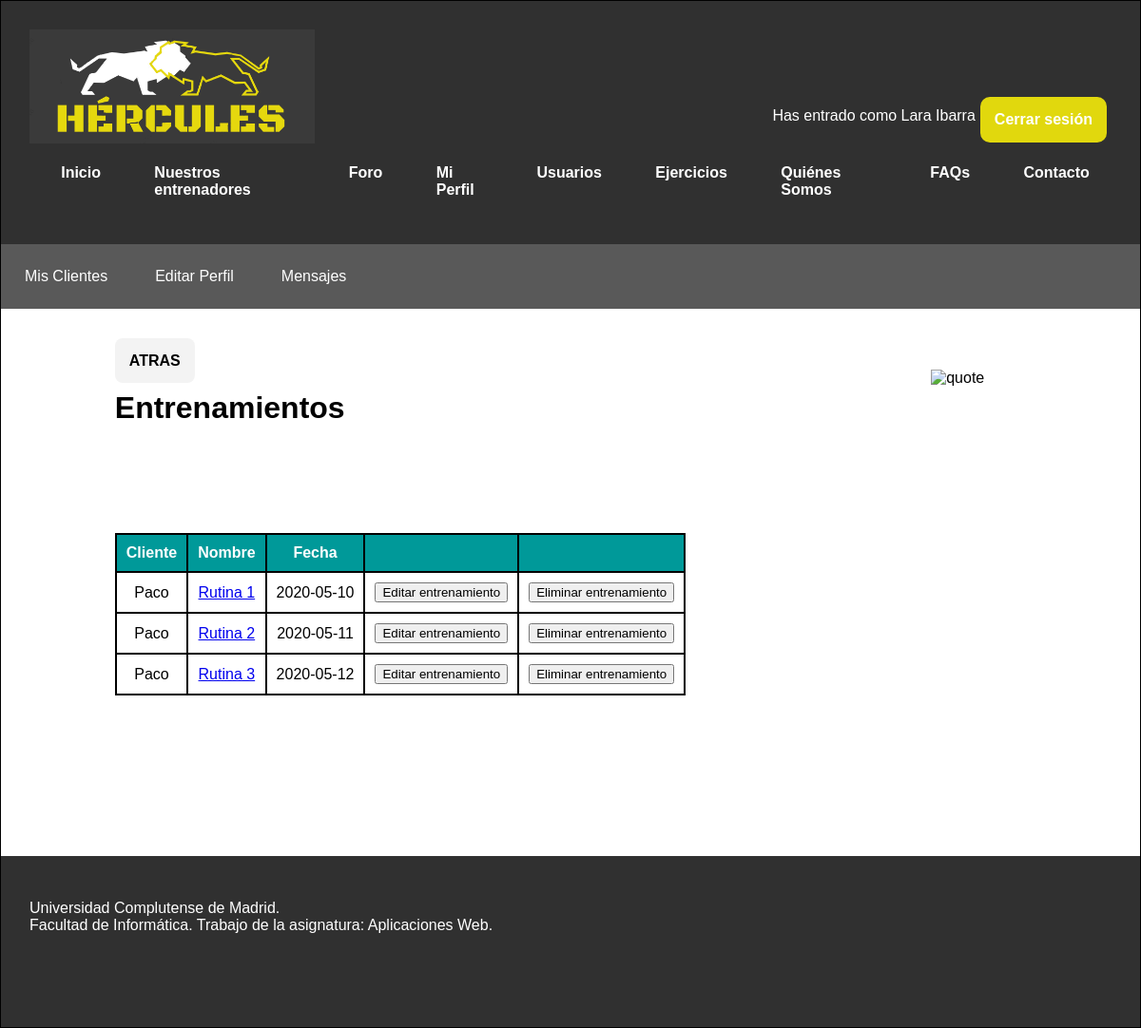
Screenshot of /miPerfilEntrenamientosVer.php?idCliente=12345678G (signed in) with the database file from the repository.
### tables this page shows
CREATE TABLE `usuario` (
  `nif` varchar(10) NOT NULL,
  `nombre` varchar(30) NOT NULL,
  `contrasenna` varchar(255) NOT NULL,
  `foto` varchar(255) DEFAULT 'includes/img/usuarios/default.png',
  `email` varchar(30) DEFAULT NULL,
  `sexo` varchar(6) DEFAULT NULL,
  `fechaNac` date DEFAULT NULL,
  `telefono` varchar(15) DEFAULT NULL,
  `ubicacion` varchar(50) DEFAULT NULL,
  `peso` decimal(5,2) DEFAULT NULL,
  `altura` decimal(5,0) DEFAULT NULL,
  `preferencias` varchar(50) DEFAULT NULL,
  `tipoUsuario` tinyint(2) NOT NULL DEFAULT 0,
  `titulacion` varchar(30) DEFAULT NULL,
  `especialidad` varchar(50) DEFAULT NULL,
  `experiencia` varchar(30) DEFAULT NULL
);

CREATE TABLE `entrenamiento` (
  `idEntrenamiento` int(10) NOT NULL,
  `idUsuarioEntrenador` int(10) NOT NULL,
  `nombre` varchar(25) NOT NULL,
  `fecha` date NOT NULL,
  `repeticiones` int(2) NOT NULL
);

### includes/TOs/TOUsuario.php (called while the page is built, shortened)
<?php
class TOUsuario {
    private $nif;
    private $tipoUsuario;
    public function getNif()
    {
        return $this->nif;
    }
    public function getTipoUsuario()
    {
        return $this->tipoUsuario;
    }
}

### includes/DAOs/DAO.php (called while the page is built, shortened)
<?php
class DAO {
    private $servername = "localhost";
    private $username = "hercules";
    private $password = "iG8hC62acnPrvIeU";
    private $dbname = "hercules";
    private $mysqli = null;
    public function __construct(){
        if(!$this->mysqli){
            $this->mysqli = new mysqli($this->servername, $this->username, $this->password, $this->dbname);
        }
    }
    protected function consultarv2($sql){
        if ($sql != "") {
            $consulta = $this->mysqli->query($sql) or die ($this->mysqli->error. " en la linea ".(__LINE__-1));
            $tablaDatos = array();
            if (substr($sql, 0, 6) == "SELECT") {
                if ($consulta) {
                    while ($fila = mysqli_fetch_assoc($consulta)){
                        array_push($tablaDatos, $fila);
                    }
                }
            }
            return $tablaDatos;
        }
        else {
            return 0;
        }
    }
    protected function consultar($sql){
        return $this->mysqli->query($sql);
    }
}

### includes/controller.php (called while the page is built, shortened)
<?php
require_once(__DIR__ . '/DAOs/usuarioDAO.php');
require_once(__DIR__ . '/DAOs/entrenamientoDAO.php');
require_once(__DIR__ . '/DAOs/ejercicioDAO.php');
class controller{
    private $usuarioDAO;
    private $entrenamientoDAO;
    private $ejercicioDAO;
    private static $instance = null;
    public function __construct(){
        $this->usuarioDAO = new UsuarioDAO();
        $this->entrenamientoDAO = new entrenamientoDAO();
        $this->ejercicioDAO = new ejercicioDAO();
    }
     public static function getInstance() {
        if (null === self::$instance) {
            self::$instance = new self();
        }
        return self::$instance;
    }
    public function selectUsuario($col, $cond){
        return $this->usuarioDAO->selectUsuario($col, $cond);
    }
	public function idUsuarioEntrenador($nif_entrena, $nif_cliente){
        $consulta = $this->usuarioDAO->selectUs_Ent('id', "entrenador = '".$nif_entrena."' AND usuario = '".$nif_cliente."'");
        $id = 0;
        if ($consulta) {
            $id = $consulta[0]['id'];
        }
        return $id;
    }
    public function listarEntrenamientos($idUsuarioEntrenador)
    {
        $consulta = $this->entrenamientoDAO->listarEntrenamientos($idUsuarioEntrenador);
        $row = array();
        $entrena = array();
        if ($consulta) {
            while ($fila = mysqli_fetch_assoc($consulta)){
                $idEntrenamiento = $fila['idEntrenamiento'];
                $entrenamiento = $this->entrenamientoDAO->cargarEntrenamiento($idEntrenamiento);
                $row['nombre'] = $entrenamiento->getNombre();
                $row['repeticiones'] = $entrenamiento->getRepeticiones();
                $row['fecha'] = $entrenamiento->getFecha();
                 $consulta2 = $this->ejercicioDAO->listarEjercicios($idEntrenamiento);
                 $aux = array();
                    while($filaEjercicios = mysqli_fetch_assoc($consulta2)){
                        $ejercicios = array();
                        $ejercicio = $this->ejercicioDAO->cargarEjercicio($filaEjercicios['idEjercicio']);
                        $ejercicios['nombreEjercicio'] = $ejercicio->getNombre();
                        $ejercicios['caloriasGastadas'] = $ejercicio->getCaloriasGastadas();
                        $ejercicios['descripcion'] = $ejercicio->getDescripcion();
                        $ejercicios['multimedia'] = $ejercicio->getMultimedia();
                       $aux[] = $ejercicios;
                    }
                     $row['id'] = $idEntrenamiento;
                     $row['ejercicios'] = $aux;
                $entrena[] = $row;
            }
        }
        return $entrena;
    }
}

### includes/config.php (called while the page is built, shortened)
<?php
require_once __DIR__.'/TOs/TOUsuario.php';
require_once __DIR__.'/controller.php';
$ctrl = controller::getInstance();

### includes/DAOs/usuarioDAO.php (called while the page is built, shortened)
<?php
require_once(__DIR__.'/DAO.php');
require_once(__DIR__.'/../TOs/TOUsuario.php');
class UsuarioDAO extends DAO {
    public function selectUsuario($col, $cond){
        $query = "";
        if ($cond == "") {
            $query = "SELECT ".$col." FROM usuario";
        }
        else {
            $query = "SELECT ".$col." FROM usuario WHERE ".$cond;
        }
        return $this->consultarv2($query);
    }
    public function selectUs_Ent($col, $cond){
        $query = "";
        if ($cond == "") {
            $query = "SELECT ".$col." FROM usuarioentrenador";
        }
        else {
            $query = "SELECT ".$col." FROM usuarioentrenador WHERE ".$cond;
        }
        return $this->consultarv2($query);
    }
}

### includes/DAOs/entrenamientoDAO.php (called while the page is built, shortened)
<?php
require_once(__DIR__.'/DAO.php');
require_once(__DIR__.'/../TOs/entrenamientoTO.php');
class entrenamientoDAO extends DAO{
    public function listarEntrenamientos($id){
        $query = "SELECT * FROM entrenamiento WHERE idUsuarioEntrenador = '". $id ."'";
        return $this->consultar($query);
    }
     public function cargarEntrenamiento($idEntrenamiento){
        $entrenamiento = new entrenamientoTO($idEntrenamiento);
        $query = "SELECT * FROM entrenamiento WHERE idEntrenamiento = '". $idEntrenamiento ."'";
        $res = $this->consultar($query);
        if ($res) {
            $row = $res->fetch_assoc();
            $entrenamiento->setIdEntrenamiento($idEntrenamiento);
            $entrenamiento->setIdUsuarioEntrenador($row["idUsuarioEntrenador"]);
            $entrenamiento->setNombre($row["nombre"]);
            $entrenamiento->setFecha($row["fecha"]);
            $entrenamiento->setRepeticiones($row["repeticiones"]);
            return $entrenamiento;
        } else{
            echo "No entra";
            return null;
        }
    }
}

### includes/TOs/entrenamientoTO.php (called while the page is built, shortened)
<?php
class entrenamientoTO {
    private $nombre;
    private $fecha;
    private $repeticiones;
     public function __construct($idEntrenamiento = null, $idUsuarioEntrenador = null,
                                $nombre = null, $fecha= null, $repeticiones = null){
      $this->nombre = $nombre;
      $this->fecha = $fecha;
      $this->repeticiones = $repeticiones;
    }
    public function getNombre()
    {
        return $this->nombre;
    }
    public function setNombre($nombre)
    {
        $this->nombre = $nombre;
    }
    public function getFecha()
    {
        return $this->fecha;
    }
    public function setFecha($fecha)
    {
        $this->fecha = $fecha;
    }
    public function getRepeticiones()
    {
        return $this->repeticiones;
    }
    public function setRepeticiones($repeticiones)
    {
        $this->repeticiones = $repeticiones;
    }
}

### includes/DAOs/ejercicioDAO.php (called while the page is built, shortened)
<?php
require_once(__DIR__.'/DAO.php');
require_once(__DIR__.'/../TOs/ejercicioTO.php');
class ejercicioDAO extends DAO
{
    public function listarEjercicios($idEntrenamiento)
    {
        $query = "SELECT idEjercicio from entrenamientoejercicio WHERE idEntrenamiento = '". $idEntrenamiento ."'";
    	return $this->consultar($query);
    }
    public function cargarEjercicio($idEjercicio)
    {
        $query = "SELECT * FROM ejercicio WHERE idEjercicio = '". $idEjercicio ."'";
        $res = $this->consultar($query);
        $fila = $res->fetch_assoc();
        $ejercicio = new ejercicioTO();
        $ejercicio->setIdEjercicio($fila['idEjercicio']);
        $ejercicio->setNombre($fila['nombre']);
        $ejercicio->setCaloriasGastadas($fila['caloriasGastadas']);
        $ejercicio->setTipo($fila['tipo']);
        $ejercicio->setDescripcion($fila['descripcion']);
        $ejercicio->setMultimedia($fila['multimedia']);
        return $ejercicio;
    }
}

### includes/TOs/ejercicioTO.php (called while the page is built, shortened)
<?php
class ejercicioTO {
	private $nombre;
    public function __construct($idEjercicio  = null , $nombre = null,
                                $caloriasGastadas = null, $tipo = null,
                                $descripcion = null, $multimedia = null){
      $this->nombre = $nombre;
    }
    public function getNombre()
    {
        return $this->nombre;
    }
    public function setNombre($nombre)
    {
        $this->nombre = $nombre;
    }
}

### miPerfilEntrenamientosVer.php (the view, shortened to what this page needs)
<?php
	require_once 'includes/config.php';
?>
<!DOCTYPE html>
<html>
<head>
	<link rel="stylesheet" type="text/css" href="includes/css/estilo.css" />
	<link rel="stylesheet" type="text/css" href="includes/css/estiloEntrenamientos.css" />
</head>
<body>
<div id="contenedor">
	<?php
		require('includes/comun/cabecera.php');
		require('miPerfilCabecera.php');
	?>
	<div id="contenido">
		<div class="boton-volver">
			<?php
    		if ($_SESSION['usuario']->getTipoUsuario() == 0) {
    		    echo '<a href="miPerfilEntrenamientos.php">ATRAS</a>';
    		}
    		else {
    		    echo '<a href="miPerfilMisClientesPerfiles.php?id='.$_GET['idCliente'].'">ATRAS</a>';
    		}
    		?>
		</div>
		<h1 class="tituloEntrenamiento">Entrenamientos</h1>
		<img src="https://i.pinimg.com/originals/d0/a2/83/d0a2839695fbbf7f760b4aeabee30957.gif" alt="quote" class= "gif" />
			<?php
			if($_SESSION['usuario']->getTipoUsuario()){
			    $idUsuarioEntrenador = $ctrl->idUsuarioEntrenador($_SESSION['usuario']->getNif(), $_GET['idCliente']);
			    $entrenamientos = $ctrl->listarEntrenamientos($idUsuarioEntrenador);
					if(count($entrenamientos) > 0){
						$nombreCliente = $ctrl->selectUsuario('nombre',"nif ='".$_GET['idCliente']."'");
						echo '<table class="tablaEntrenamientos">';
						echo '<thead><tr>'.'<th>Cliente</th>'.'<th>Nombre</th>'.'<th>Fecha</th>'.'<th></th>'.'<th></th>'.'</tr></thead>';
							   	foreach ($entrenamientos as $entrenamiento) {
								echo '<tr>';
										$aux = serialize($entrenamiento);
										$aux = urlencode($aux);
										echo '<td>'.$nombreCliente[0]['nombre'].'</td>';
										echo '<td><a href="miPerfilEntrenamientosVerDetalle.php?entrenamiento='.$aux.'">'.$entrenamiento['nombre'].'</a></td>';
										echo '<td>'.$entrenamiento['fecha'].'</td>';
										echo '<td><a href="editarEntrenamiento.php?id='.$aux.'&cliente='.$_GET['idCliente'].'"><button>Editar entrenamiento</button></a></td>';
										echo '<td><button id= "abrir'.$entrenamiento['id'].'" onclick="eliminarEntrenami('.$entrenamiento['id'].')"> Eliminar entrenamiento </button></td>';
								echo '</tr>';
							}
						echo '</table>';
					}else {
						echo "<p> Todavía no tienes entrenamientos.</p>";
			 		}
			   }
	?>
	</div>
	<?php
		require('includes/comun/pie.php');
	?>
</div>
</body>
</html>

### includes/css/estilo.css (style rules this page uses)
body { width: 100%; font-family: "Trebuchet MS", Helvetica, sans-serif; margin: 0; padding: 0; background-color: white; }
div#contenedor { margin: auto; border: 1px solid black; background-color: white; width: auto; min-width: min-content; max-width:none; }
div#contenido { padding-top: 30px; padding-bottom: 30px; min-height: 500px; width: 80%; margin-left: 10%; background-color: white; overflow:auto; }
h1 { text-align: center; }
div#contenido .boton-volver a { cursor:pointer; text-decoration:none; border: 0; color: black; background-color: #f3f3f3; opacity: 1.5; margin-top: 20px; padding: 15px; width: 15%; font-size: 16px; font-weight: 600; border-radius: 8px; text-align: center; }

### includes/css/estiloEntrenamientos.css (style rules this page uses)
table { max-width: 90%; background-color: white; text-align: center; border-collapse: collapse; margin-bottom: 100px; margin-top: 22px; clear: both; float:left; min-width: auto; }
th, td { border: solid 2px black; padding: 10px; }
thead { background-color: #009999; color: white; }
.gif { float: right; width: 100px; height: 150px; }
h1.tituloEntrenamiento { float: left; width: 80%; text-align: left; }

### rows the page displays
entrenamiento: nombre "Rutina 1", fecha "2020-05-10"
usuario: nombre "Paco"
entrenamiento: nombre "Rutina 2", fecha "2020-05-11"
entrenamiento: nombre "Rutina 3", fecha "2020-05-12"

### other values shown
$_SESSION['usuario']->getNombre() "Lara Ibarra"
